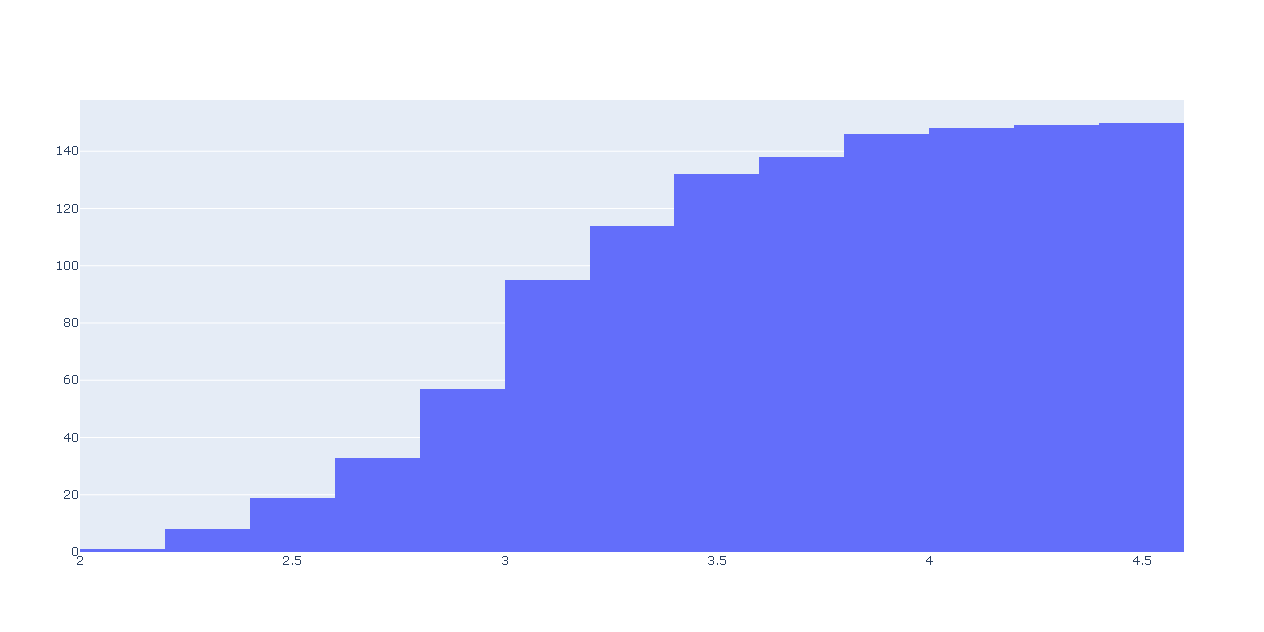

Recreate this plot in Python.
import plotly.express as px # Biblioteca usada para criar gráficos
import plotly.graph_objects as go #

df = px.data.iris() # DataFrame com conjunto de dados de iris
fig = go.Figure(data=[go.Histogram(x=df['sepal_width'],
                                   cumulative_enabled=True)])  # Cria o objeto
fig.show() # Plota o gráfico

# plotly.express pode criar toda a fígura de uma só vez. Ele usa a graph_objects internamente
# 'Figure' e estes são serializados como JSON antes de ser passado para plotly.js
